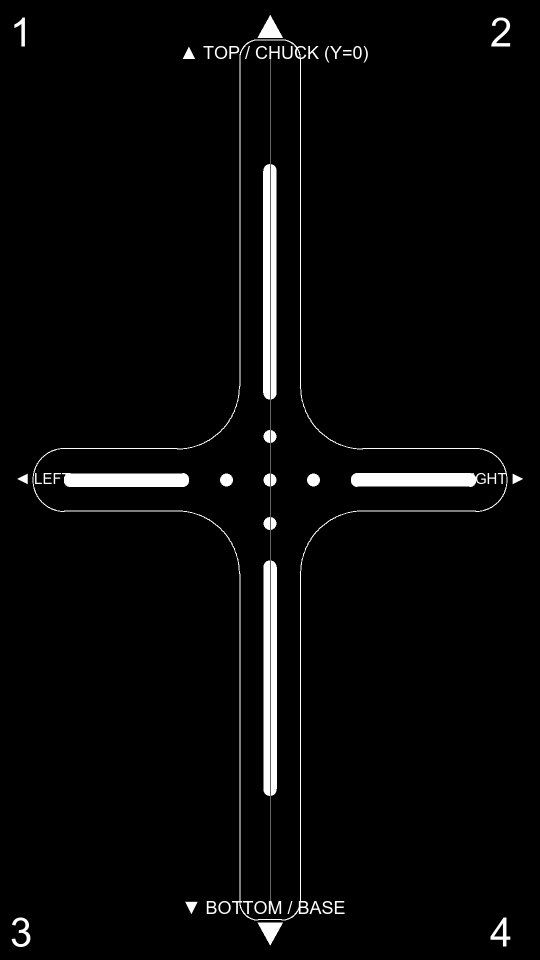
#> input picture opencal/utils/calibration/OpenCAL_Alignment_Calibration_Image.png, 1080 x 1920 px (shown at 1/2 size); its folder holds only this picture in this run
$ python -i motor_calibrator.py   (imports and definitions only)
#> lines starting #> are read from the running program, lines starting #| are printed output that depends on the picture; after the words box and inside, x2 and y2 are one past the last pixel; in counts of white or black regions, pixels touching at a corner belong together
#> further down, picture is the input picture: shape (1920, 1080, 3); min 0, max 255, mean 7.6
### opencal/utils/telemetry.py
#!/usr/bin/env python3
"""
OpenCAL Deep Telemetry Aggregator & Logger
Collects real-time metrics across Raspberry Pi OS, motor drivers (TMC2209/Tic),
camera optics, and vision calibration engines.
"""

import os
import time
import subprocess
import threading
from pathlib import Path
from typing import Any


def _read_file_safe(path: str) -> str | None:
    try:
        with open(path, "r") as f:
            return f.read().strip()
    except Exception:
        return None


_telemetry_cache: dict[str, Any] | None = None
_last_telemetry_time: float = 0.0
_has_vcgencmd: bool | None = None


def get_pi_system_telemetry(force_fresh: bool = False) -> dict[str, Any]:
    """Query Raspberry Pi OS thermal, voltage, clock, throttle, and memory sensors (cached for 0.5s)."""
    global _telemetry_cache, _last_telemetry_time, _has_vcgencmd
    now = time.time()
    if not force_fresh and _telemetry_cache is not None and (now - _last_telemetry_time < 0.5):
        return dict(_telemetry_cache)

    if _has_vcgencmd is None:
        import shutil
        _has_vcgencmd = shutil.which("vcgencmd") is not None

    telemetry: dict[str, Any] = {
        "timestamp_unix": now,
        "cpu_temp_c": 42.0,
        "core_voltage_v": 1.20,
        "arm_clock_mhz": 2400.0,
        "cpu_usage_pct": 0.0,
        "ram_usage_pct": 0.0,
        "ram_used_mb": 0.0,
        "ram_total_mb": 0.0,
        "disk_free_gb": 0.0,
        "throttled_code": "0x0",
        "throttle_warnings": [],
        "uptime_s": 0.0,
    }

    # 1. CPU Temperature
    temp_raw = _read_file_safe("/sys/class/thermal/thermal_zone0/temp")
    if temp_raw and temp_raw.isdigit():
        telemetry["cpu_temp_c"] = round(int(temp_raw) / 1000.0, 1)
    elif _has_vcgencmd:
        try:
            res = subprocess.run(["vcgencmd", "measure_temp"], capture_output=True, text=True, timeout=0.3)
            if res.returncode == 0 and "temp=" in res.stdout:
                val = res.stdout.strip().replace("temp=", "").replace("'C", "")
                telemetry["cpu_temp_c"] = float(val)
        except Exception:
            pass

    # 2. Core Voltage
    if _has_vcgencmd:
        try:
            res = subprocess.run(["vcgencmd", "measure_volts", "core"], capture_output=True, text=True, timeout=0.3)
            if res.returncode == 0 and "volt=" in res.stdout:
                val = res.stdout.strip().replace("volt=", "").replace("V", "")
                telemetry["core_voltage_v"] = float(val)
        except Exception:
            pass

    # 3. ARM Clock Speed
    if _has_vcgencmd:
        try:
            res = subprocess.run(["vcgencmd", "measure_clock", "arm"], capture_output=True, text=True, timeout=0.3)
            if res.returncode == 0 and "frequency(" in res.stdout:
                val = res.stdout.split("=")[-1].strip()
                telemetry["arm_clock_mhz"] = round(int(val) / 1_000_000.0, 1)
        except Exception:
            pass
    else:
        freq_raw = _read_file_safe("/sys/devices/system/cpu/cpu0/cpufreq/scaling_cur_freq")
        if freq_raw and freq_raw.isdigit():
            telemetry["arm_clock_mhz"] = round(int(freq_raw) / 1000.0, 1)

    # 4. Throttling and Under-Voltage Detection
    if _has_vcgencmd:
        try:
            res = subprocess.run(["vcgencmd", "get_throttled"], capture_output=True, text=True, timeout=0.3)
            if res.returncode == 0 and "throttled=" in res.stdout:
                code_str = res.stdout.strip().split("=")[-1]
                telemetry["throttled_code"] = code_str
                code = int(code_str, 16)

                warnings = []
                if code & (1 << 0): warnings.append("CURRENT_UNDERVOLTAGE")
                if code & (1 << 1): warnings.append("CURRENT_ARM_FREQ_CAPPED")
                if code & (1 << 2): warnings.append("CURRENT_THROTTLED")
                if code & (1 << 3): warnings.append("CURRENT_SOFT_TEMP_LIMIT")
                if code & (1 << 16): warnings.append("PAST_UNDERVOLTAGE_OCCURRED")
                if code & (1 << 17): warnings.append("PAST_ARM_FREQ_CAPPED_OCCURRED")
                if code & (1 << 18): warnings.append("PAST_THROTTLED_OCCURRED")
                if code & (1 << 19): warnings.append("PAST_SOFT_TEMP_LIMIT_OCCURRED")
                telemetry["throttle_warnings"] = warnings
        except Exception:
            pass

    # 5. RAM & Memory Usage
    try:
        meminfo = _read_file_safe("/proc/meminfo")
        if meminfo:
            lines = meminfo.splitlines()
            mem_dict = {}
            for line in lines:
                parts = line.split(":")
                if len(parts) == 2:
                    k = parts[0].strip()
                    v = parts[1].strip().split()[0]
                    if v.isdigit():
                        mem_dict[k] = int(v)  # in kB
            total = mem_dict.get("MemTotal", 1)
            avail = mem_dict.get("MemAvailable", total)
            used = total - avail
            telemetry["ram_total_mb"] = round(total / 1024.0, 1)
            telemetry["ram_used_mb"] = round(used / 1024.0, 1)
            telemetry["ram_usage_pct"] = round((used / total) * 100.0, 1)
    except Exception:
        pass

    # 6. Disk Free Space
    try:
        stat = os.statvfs("/")
        telemetry["disk_free_gb"] = round((stat.f_bavail * stat.f_frsize) / (1024**3), 2)
    except Exception:
        pass

    # 7. OS Uptime
    uptime_raw = _read_file_safe("/proc/uptime")
    if uptime_raw:
        try:
            telemetry["uptime_s"] = round(float(uptime_raw.split()[0]), 1)
        except Exception:
            pass
    _telemetry_cache = dict(telemetry)
    _last_telemetry_time = now
    return telemetry


class TelemetrySessionLogger:
    """Thread-safe high-frequency telemetry recorder that writes to CSV & JSON logs."""

    # [52 lines left out: functions __init__, start_session, record_sample, stop_session, _flush_to_csv, not called in this run]

### opencal/utils/calibration/motor_calibrator.py
"""OpenCAL High-Precision Motor Auto-Calibration and Optical Studio.

Features:
- Interactive Draggable & Resizable Optical Gate ROI: process ONLY the defined inspection window over the tape/marker.
- Vertical Center of Mass tracking: 100% immune to marker width/height extending beyond the gate.
- Sub-Frame interpolation on zero-crossings for micro-second accurate RPM and jitter calculation.
- Rejection of ambient background glare, chamber boundaries, and false contours.
- Stepped rotation drift tester and Auto-Find Homing assistant.
"""

from __future__ import annotations

import csv
import json
import math
import os
import threading
import time
from collections import deque
from pathlib import Path
from typing import Any

import cv2
import numpy as np

from opencal.utils.telemetry import get_pi_system_telemetry
from opencal.utils.config import CFG_PATH, LOCAL_CFG_PATH, save_local_override


class TelemetrySessionLogger:
    """Logs high-frequency calibration samples to a dedicated timestamped CSV file."""
    def __init__(self, output_dir: str | Path | None = None):
        if output_dir is None:
            self.output_dir = Path.home() / "OpenCAL-alternative" / "telemetry_logs"
        else:
            self.output_dir = Path(output_dir)
        self.output_dir.mkdir(parents=True, exist_ok=True)
        self._current_file: Path | None = None
        self._csv_writer: Any | None = None
        self._csv_handle: Any | None = None
        self._write_count: int = 0
        self._lock = threading.RLock()

    # [46 lines left out: functions start_session, record_sample, stop_session, not called in this run]


class MotorCalibrator:
    def __init__(self, hardware_controller=None):
        self.hw = hardware_controller
        self.logger = TelemetrySessionLogger()
        self._lock = threading.RLock()

        # Calibration Configuration
        self.target_rpm: float = 9.0
        self.target_revolutions: int = 30
        self.color_filter: str = "dark_line"  # "dark_line", "red", "green", "cyan", "bright_dot"

        # Draggable & Resizable Optical Gate ROI (normalized 0.0 to 1.0)
        self.gate_x: float = 0.38
        self.gate_y: float = 0.22
        self.gate_w: float = 0.24
        self.gate_h: float = 0.56

        # Marker Shape & Wobble Tracking
        self.marker_shape_mode: str = "line"  # "line", "dot", "auto"
        self.detected_shape_type: str = "none"  # "line", "dot", "none"
        self.line_tilt_deg: float = 0.0
        self.line_length_px: float = 0.0
        self.horizontal_drift_px: float = 0.0
        self.cx_history: deque = deque(maxlen=60)
        self.wobble_runout_px: float = 0.0

        # State Machine
        self.is_active: bool = False
        self.status_message: str = "Idle (Ready to Calibrate)"
        self.start_time: float = 0.0
        self.revolutions_completed: int = 0

        # Tracking & Crossing History
        self.crossing_timestamps: list[float] = []
        self.instant_rpms: list[float] = []
        self.trajectory_history: deque = deque(maxlen=60)  # for waveform HUD
        self.recent_positions: deque = deque(maxlen=5)     # (timestamp, y_norm)
        self.last_crossing_time: float = 0.0
        self.last_marker_seen: float = 0.0
        self.in_transit: bool = False

        # Results
        self.measured_avg_rpm: float = 0.0
        self.rpm_jitter_std: float = 0.0
        self.suggested_correction_factor: float = 1.0
        self.calibration_complete: bool = False
        self.last_log_path: Path | None = None
        self.latest_sample: dict[str, Any] = {}

    @property
    def current_correction_factor(self) -> float:
        if self.hw and hasattr(self.hw, "stepper") and self.hw.stepper:
            return getattr(self.hw.stepper, "correction_factor", 1.0)
        return 1.0

    # [8 lines left out: function set_gate_roi, not called in this run]

    def get_gate_roi(self) -> dict[str, float]:
        return {
            "x": round(self.gate_x, 4),
            "y": round(self.gate_y, 4),
            "w": round(self.gate_w, 4),
            "h": round(self.gate_h, 4)
        }

    # [49 lines left out: functions start_calibration, stop_calibration, not called in this run]

    def process_frame(self, frame: np.ndarray, frame_timestamp_ns: int | None = None) -> tuple[np.ndarray, dict[str, Any]]:
        """Processes one video frame: detects marker exclusively inside the draggable Optical Gate ROI."""
        t_now = (frame_timestamp_ns / 1e9) if frame_timestamp_ns else time.time()
        h, w = frame.shape[:2]

        # 1. Crop to Draggable Optical Gate ROI
        gx1 = max(0, min(w - 20, int(self.gate_x * w)))
        gy1 = max(0, min(h - 20, int(self.gate_y * h)))
        gx2 = max(gx1 + 20, min(w, int((self.gate_x + self.gate_w) * w)))
        gy2 = max(gy1 + 20, min(h, int((self.gate_y + self.gate_h) * h)))
        gate_img = frame[gy1:gy2, gx1:gx2]
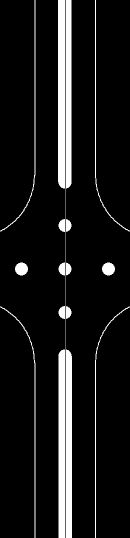
#> gate_img: shape (1075, 259, 3) (shown at 1/2 size); min 0, max 255, mean 23.7
        gate_w = max(1, gx2 - gx1)
        gate_h = max(1, gy2 - gy1)
        gate_center_y = gate_h / 2.0
        gate_center_x = gate_w / 2.0

        # 2. Marker Segmentation within Optical Gate
        marker_detected = False
        marker_cx, marker_cy = 0, 0
        marker_norm_y = 0.0
        confidence = 0.0
        shape_type = "none"
        line_tilt = 0.0
        line_len = 0.0

        gray_gate = cv2.cvtColor(gate_img, cv2.COLOR_BGR2GRAY)

        if self.color_filter in ("dark_line", "dark_dot", "black", "black_line"):
            # Ambient-Invariant Local Otsu + CLAHE absorption detection
            try:
                clahe = cv2.createCLAHE(clipLimit=2.5, tileGridSize=(8, 8))
                enhanced_gray = clahe.apply(gray_gate)
                _, mask_otsu = cv2.threshold(enhanced_gray, 0, 255, cv2.THRESH_BINARY_INV + cv2.THRESH_OTSU)
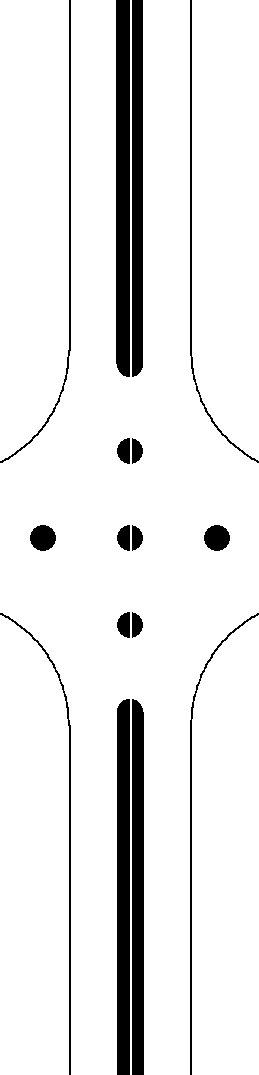
#> mask_otsu: shape (1075, 259); 91% white; 16 black regions, largest, box (x1, y1, x2, y2) and area: (116, 0, 130, 377) 5232, (117, 699, 130, 1075) 4855, (132, 699, 144, 1075) 4466
            except Exception:
                _, mask_otsu = cv2.threshold(gray_gate, 0, 255, cv2.THRESH_BINARY_INV + cv2.THRESH_OTSU)

            # Local background absorption ratio
            max_ch = np.max(gate_img, axis=2)
            mean_illum = float(np.mean(max_ch))
#> mean_illum = 23.69
            dark_thresh = min(130, max(25, int(mean_illum * 0.60)))
#> dark_thresh = 25
            mask_dark = (max_ch < dark_thresh).astype(np.uint8) * 255
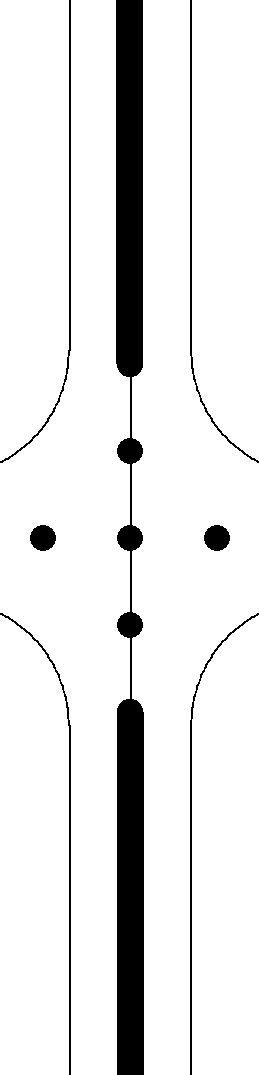
#> mask_dark: shape (1075, 259); 90.2% white; 7 black regions, largest, box (x1, y1, x2, y2) and area: (116, 0, 144, 1075) 22233, (0, 0, 71, 463) 976, (0, 613, 71, 1075) 974

            # Combine Otsu and intensity boundary
            mask = cv2.bitwise_and(mask_otsu, mask_dark)
            k_clean = cv2.getStructuringElement(cv2.MORPH_RECT, (7, 3))
            mask = cv2.morphologyEx(mask, cv2.MORPH_OPEN, k_clean)
#> mask: shape (1075, 259); 90.2% white; 7 black regions
        elif self.color_filter == "red":
            # Ambient-Invariant Excess-Red Chromatic Normalization: I_diff = (2R - G - B) / (R + G + B + eps)
            gate_f = gate_img.astype(np.float32)
            b_ch, g_ch, r_ch = gate_f[:, :, 0], gate_f[:, :, 1], gate_f[:, :, 2]
            sum_rgb = r_ch + g_ch + b_ch + 1e-4
            excess_red = np.maximum(0.0, (2.0 * r_ch - g_ch - b_ch) / sum_rgb)

            # Scale Excess-Red to 0-255 uint8 and threshold with Otsu
            norm_red = np.clip(excess_red * 180.0, 0, 255).astype(np.uint8)
            _, mask_red_otsu = cv2.threshold(norm_red, 0, 255, cv2.THRESH_BINARY + cv2.THRESH_OTSU)

            # Secondary HSV Hue gating
            hsv_gate = cv2.cvtColor(gate_img, cv2.COLOR_BGR2HSV)
            m1 = cv2.inRange(hsv_gate, np.array([0, 40, 30]), np.array([16, 255, 255]))
            m2 = cv2.inRange(hsv_gate, np.array([165, 40, 30]), np.array([180, 255, 255]))
            mask_hsv = cv2.bitwise_or(m1, m2)

            mask = cv2.bitwise_and(mask_red_otsu, mask_hsv)
            k_rect = cv2.getStructuringElement(cv2.MORPH_RECT, (7, 3))
            mask = cv2.morphologyEx(mask, cv2.MORPH_CLOSE, k_rect)
        elif self.color_filter == "green":
            hsv_gate = cv2.cvtColor(gate_img, cv2.COLOR_BGR2HSV)
            mask = cv2.inRange(hsv_gate, np.array([35, 70, 70]), np.array([85, 255, 255]))
        elif self.color_filter == "cyan":
            hsv_gate = cv2.cvtColor(gate_img, cv2.COLOR_BGR2HSV)
            mask = cv2.inRange(hsv_gate, np.array([80, 70, 70]), np.array([105, 255, 255]))
        else:  # "bright_dot" / white / fluorescent
            _, mask = cv2.threshold(gray_gate, 0, 255, cv2.THRESH_BINARY + cv2.THRESH_OTSU)

        # 3. Contour Validation & Centroid Extraction within Optical Gate
        contours, _ = cv2.findContours(mask, cv2.RETR_EXTERNAL, cv2.CHAIN_APPROX_SIMPLE)
#> contours = 6 contours; box (x1, y1, x2, y2) and area: (132, 0, 259, 1075) 66784, (0, 0, 130, 1075) 66712, (0, 0, 69, 460) 29066, (0, 616, 69, 1075) 28998, (192, 0, 259, 459) 28254, (192, 617, 259, 1075) 28188
#> (the rest of the program and of its run is left out)
